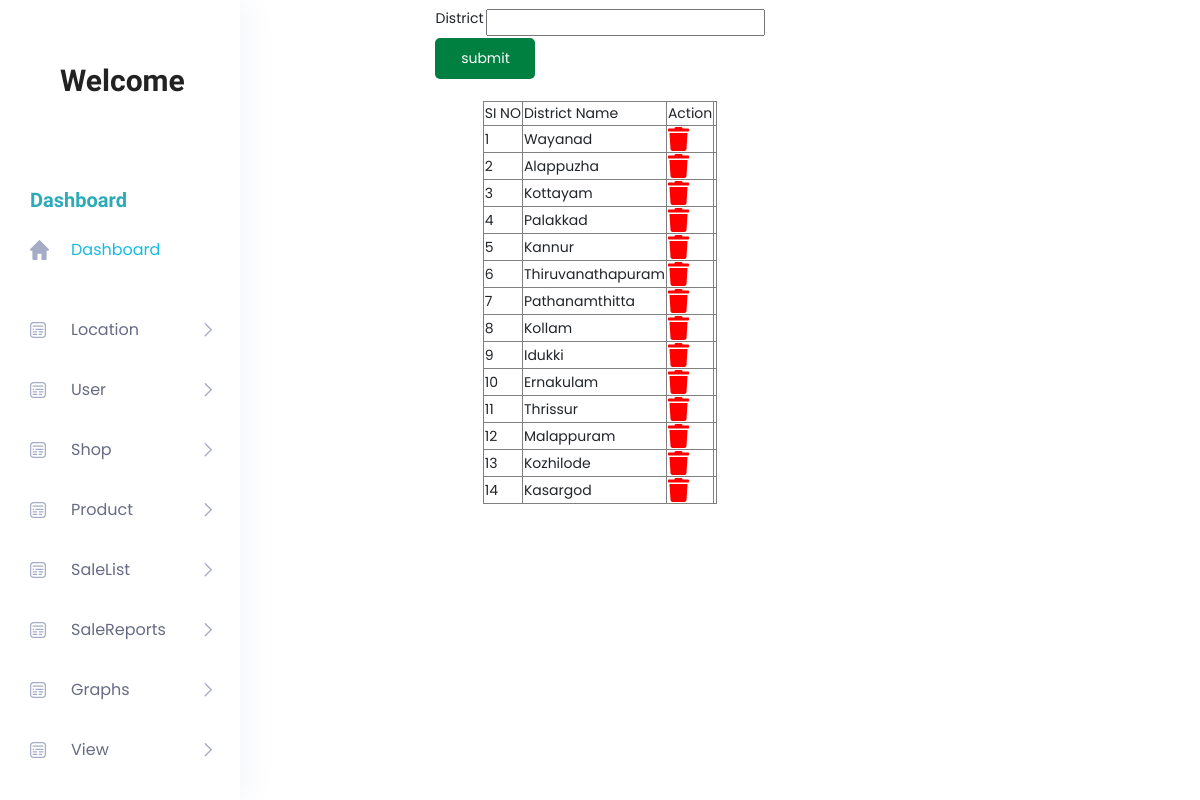
Page /Project/Admin/District.php on the committed database.
### tables this page shows
CREATE TABLE `tbl_district` (
  `district_id` int(11) NOT NULL,
  `district_name` varchar(100) NOT NULL
);

### Project/Admin/District.php (the view, shortened to what this page needs)
<?php
include("../Assets/Connection/Connection.php");
		 ?>
<!DOCTYPE html PUBLIC "-//W3C//DTD XHTML 1.0 Transitional//EN" "http://www.w3.org/TR/xhtml1/DTD/xhtml1-transitional.dtd">
<html xmlns="http://www.w3.org/1999/xhtml">
<head>
</head>
<body>
<?php
include("Head.php");
?>
<form id="form1" name="form1" method="post" action="">
<table width="200" border="0" align="center">
  <tr>
    <td>District</td>
    <td>
      <input type="text" name="txt_district" id="txt_district" required/>
    </td>
  </tr>
  <tr>
    <td colspan="2"><input type="submit" name="btn_save" id="btn_save" value="submit" style="background-color:#008040" class="button"  /></td>
    </tr>
</table>
</form>
</body>
</html><br>
<table border="1" align="center">
 <tr>
		<td>SI NO</td>
        <td>District Name</td>
		<td>Action</td>
 </tr>
 <?php
		$selQry="select * from tbl_district";
		$row=$conn->query($selQry);
		$i=0;
		while($data=$row->fetch_assoc())
		{
				$i++;
 ?>
 		<tr>
        	<td><?php echo $i?></td>
            <td><?php echo $data["district_name"]?></td>
			<td><a href="District.php?delID=<?php echo $data["district_id"]?>"><i class='fas fa-trash' style='font-size:24px;color:red'></i></a><td>
		</tr>
 <?php
		}
 ?>
 </table>
            <?php
include("Foot.php");
?>

### Project/Admin/District.php (style rules this page uses)
.button { position: top; top:50%; color: #fff; border:none; border-radius:5px; padding:10px; min-height:10px; min-width: 100px; transition: 0.7s; }

### rows in the picture
tbl_district: district_name "Wayanad"
tbl_district: district_name "Alappuzha"
tbl_district: district_name "Kottayam"
tbl_district: district_name "Palakkad"
tbl_district: district_name "Kannur"
tbl_district: district_name "Thiruvanathapuram"
tbl_district: district_name "Pathanamthitta"
tbl_district: district_name "Kollam"
tbl_district: district_name "Idukki"
tbl_district: district_name "Ernakulam"
tbl_district: district_name "Thrissur"
tbl_district: district_name "Malappuram"
tbl_district: district_name "Kozhilode"
tbl_district: district_name "Kasargod"
